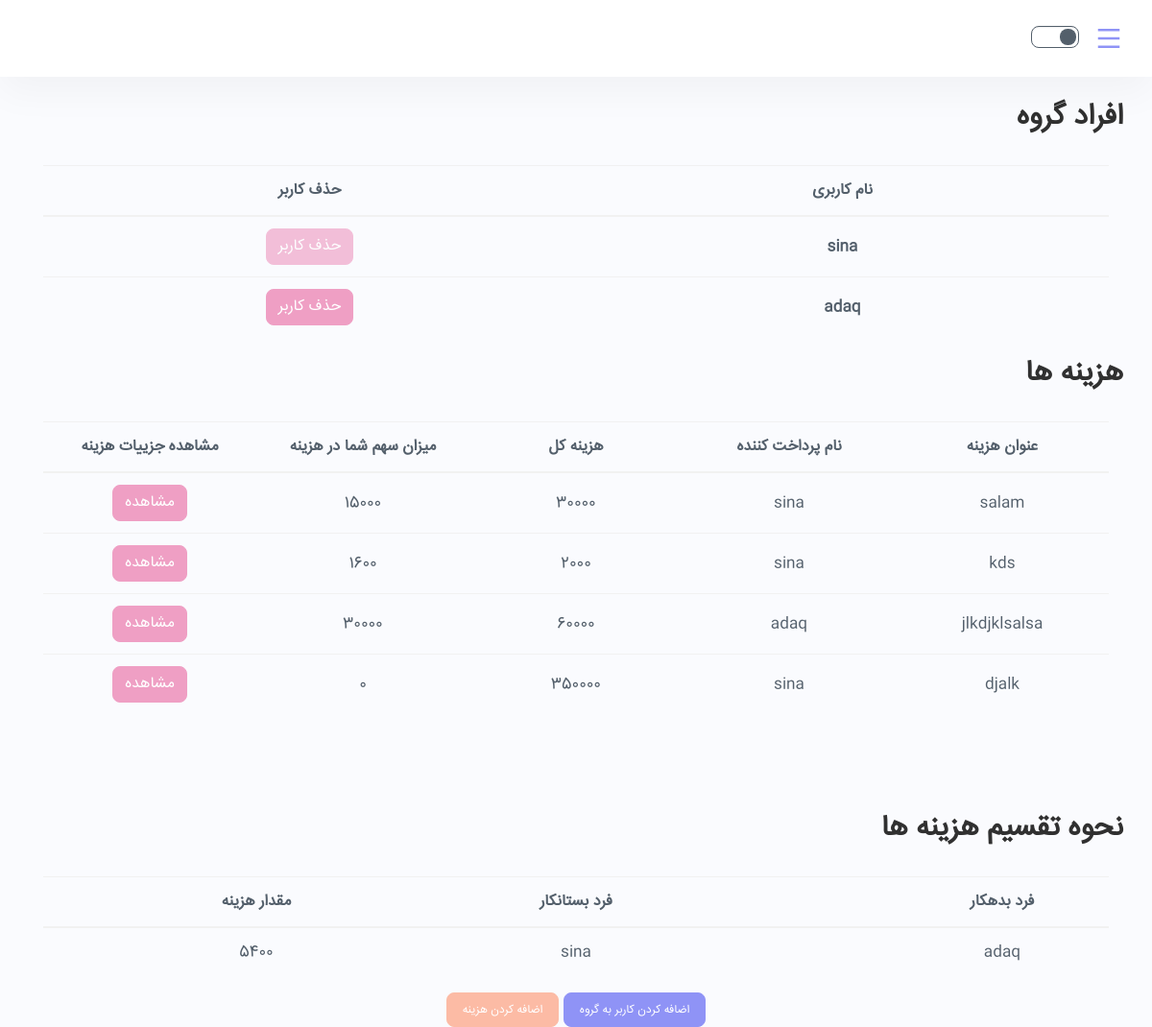
Screenshot of /groups/VHE3ZJYKB9/ (signed in) with the database file from the repository.
### DongLand/models.py (models this page shows, shortened)
class User(AbstractUser):
    phone_number = models.CharField(max_length=100)
    address = models.CharField(max_length=200)

class Expense(models.Model):
    main_payer = models.ForeignKey(User, on_delete=models.CASCADE, null=True,
                                   related_name='%(class)s_main_payer')
    bunch = models.ForeignKey(Bunch, on_delete=models.CASCADE, null=True,
                              related_name='%(class)s_bunch')
    subject = models.CharField(max_length=150, blank=True, null=True, verbose_name='subject')
    description = models.TextField(blank=True, unique=False, null=True, verbose_name='description')
    location = models.TextField(blank=True, unique=False, null=True, verbose_name='location')
    amount = models.FloatField(max_length=15, verbose_name="amount")
    date = models.CharField(max_length=20, blank=True, null=True, verbose_name='date')
    picture = models.ImageField(upload_to="images", blank=True, null=True, verbose_name='picture',
                                default="images/no_image.png")
    token_str = models.CharField(max_length=10, default=''.join(
        random.choice(string.ascii_uppercase + string.digits) for _ in range(10)))

### DongLand/views.py (the view)
# urls.py: path('groups/<group_name>/', views.group_details, name='group_details'),
@login_required(login_url='login_page')
def group_details(request, group_name):
    list(messages.get_messages(request))
    current_user = request.user
    group = Bunch.objects.get(token_str=group_name)
    group_users = list(group.users.all())
    expenses = list(Expense.objects.filter(bunch=group))
    amounts = []
    has_access = False
    for user in group_users:
        if current_user.username == user.username:
            has_access = True
            break
    if not has_access:
        return render(request, "bad_access.html")
    for expense in expenses:
        pay = list(Pay.objects.filter(expense=expense, payer=current_user))[0]
        amounts.append(int(pay.amount))
    num_of_users = len(list(group.users.all()))
    graph = [[0 for i in range(num_of_users)] for j in range(num_of_users)]
    expenses = list(Expense.objects.filter(bunch=group))
    for i in range(len(group_users)):
        print(group_users[i].username)
    for expense in expenses:
        for i in range(len(group_users)):
            pay = list(Pay.objects.filter(expense=expense, payer=group_users[i]))
            main_payer = expense.main_payer
            index_of_main_payer = None
            if main_payer.username == group_users[i].username:
                continue
            for j in range(len(group_users)):
                if main_payer.username == group_users[j].username:
                    index_of_main_payer = j
                    break
            if len(pay) != 0:
                amount = pay[0].amount
                graph[i][index_of_main_payer] += amount
    print(graph)
    result = (minCashFlow(graph))
    result = np.array(result)
    rows, cols = np.where(result != 0)
    print(result)
    debtors = []
    creditors = []
    amount_of_debt = []
    for i in range(len(rows)):
        debtors.append(group_users[rows[i]])
        creditors.append(group_users[cols[i]])
        amount_of_debt.append(int(result[rows[i]][cols[i]]))
    is_admin = False
    if group.creator.username == current_user.username:
        is_admin = True
    else:
        is_admin = False
    context = {"group_users": group_users,
               "group": group,
               "token": group_name,
               "amounts_and_expenses": list(zip(expenses, amounts)),
               "debtor_and_creditor": list(zip(debtors, creditors, amount_of_debt)),
               "is_admin": is_admin,
               "admin": group.creator}
    return render(request, "group_details.html", context)

### Utils/Algorithms/split_algorithm.py (called while the page is built)
def getMin(arr, N):
    minInd = 0
    for i in range(1, N):
        if (arr[i] < arr[minInd]):
            minInd = i
    return minInd

def getMax(arr, N):
    maxInd = 0
    for i in range(1, N):
        if (arr[i] > arr[maxInd]):
            maxInd = i
    return maxInd

def minOf2(x, y):
    return x if x < y else y

def minCashFlowRec(amount, N, final_graph):
    mxCredit = getMax(amount, N)
    mxDebit = getMin(amount, N)
    if (amount[mxCredit] == 0 and amount[mxDebit] == 0):
        return 0
    min = minOf2(-amount[mxDebit], amount[mxCredit])
    amount[mxCredit] -= min
    amount[mxDebit] += min
    final_graph[mxDebit][mxCredit] = min
    minCashFlowRec(amount, N, final_graph)

def minCashFlow(graph):
    N = len(graph)
    final_graph = [[0 for i in range(N)] for j in range(N)]
    amount = [0 for i in range(N)]
    for p in range(N):
        for i in range(N):
            amount[p] += (graph[i][p] - graph[p][i])
    minCashFlowRec(amount, N, final_graph)
    return final_graph

### templates/group_details.html (shortened to what this page needs)
{% extends "user_base.html" %}
{% load static %}
{% block content %}
    <div>
        <h2>
            افراد گروه
        </h2>
    </div>
    <br>
    <div class="container">
        <table class="table">
            <thead>
            <tr>
                <th scope="col" class="text-center" style="width: 50%">نام کاربری</th>
                <th scope="col" class="text-center" style="width: 50%">حذف کاربر</th>
            </tr>
            </thead>
            <tbody>
            {% for user in group_users %}
                <tr>
                    <th scope="row" class="text-center">{{ user.username }}</th>
                    <td class="text-center">
                        <a class="btn btn-danger text-center {% if not is_admin or user == admin %} disabled {% endif %}"
                           href="{% url 'remove_user' token user.username %}">حذف
                            کاربر</a>
                    </td>
                </tr>
            {% endfor %}
            </tbody>
        </table>
    </div>
    <div>
        <h2>
            هزینه ها
        </h2>
    </div>
    <br>
    {% if amounts_and_expenses|length == 0 %}
        <h5>هیچ هزینه ای تا به حال انجام نشده است</h5>
    {% else %}
        <div class="container">
            <table class="table">
                <thead>
                <tr>
                    <th scope="col" class="text-center" style="width: 20%">عنوان هزینه</th>
                    <th scope="col" class="text-center" style="width: 20%">نام پرداخت کننده</th>
                    <th scope="col" class="text-center" style="width: 20%">هزینه کل</th>
                    <th scope="col" class="text-center" style="width: 20%">میزان سهم شما در هزینه</th>
                    <th scope="col" class="text-center" style="width: 20%">مشاهده جزییات هزینه</th>
                </tr>
                </thead>
                <tbody>
                {% for expense, amount in amounts_and_expenses %}
                    <tr>
                        <td class="text-center">{{ expense.subject }}</td>
                        <td class="text-center">
                            {{ expense.main_payer }}
                        </td>
                        <td class="text-center">
                            {{ expense.amount.as_integer_ratio.0 }}
                        </td>
                        <td class="text-center">
                            {{ amount }}
                        </td>
                        <td class="text-center">
                            <a class="btn btn-danger text-center"
                               href="{% url 'expense_detail' expense.bunch.token_str expense.token_str %}">مشاهده</a>
                        </td>
                    </tr>
                {% endfor %}
                </tbody>
            </table>
        </div>
    {% endif %}
    <br>
    <br>
    <br>
    <div>
        <h2>
            نحوه تقسیم هزینه ها
        </h2>
    </div>
    <br>
    {% if debtor_and_creditor|length == 0 %}
        <h5>هیچ هزینه ای تا به حال انجام نشده است</h5>
    {% else %}
        <div class="container">
            <table class="table">
                <thead>
                <tr>
                    <th scope="col" class="text-center" style="width: 20%">فرد بدهکار</th>
                    <th scope="col" class="text-center" style="width: 20%"></th>
                    <th scope="col" class="text-center" style="width: 20%">فرد بستانکار</th>
                    <th scope="col" class="text-center" style="width: 40%">مقدار هزینه</th>
                </tr>
                </thead>
                <tbody>
                {% for debtor,creditor,amount in debtor_and_creditor %}
                    <tr>
                        <td class="text-center">{{ debtor.username }}</td>
                        <td class="text-center"><i class="fa fa-arrow-left" aria-hidden="true"></i></td>
                        <td class="text-center">{{ creditor.username }}</td>
                        <td class="text-center">{{ amount }}</td>
                    </tr>
                {% endfor %}
                </tbody>
            </table>
        </div>
    {% endif %}
    <div class="input-group justify-content-center">
        <div class="input-group-btn">
            <a type="button" class="btn btn-primary btn-lg" href="{% url 'add_users' group.token_str %}">اضافه کردن
                کاربر به گروه</a>
            <a type="button" class="btn btn-info btn-lg" href="{% url 'select_pay_method' token %}">اضافه کردن هزینه</a>
        </div>
    </div>
{% endblock %}

### rows the page displays
User: username "sina"
User: username "adaq", username "sina", amount "5400"
Expense: subject "salam", main_payer "sina", amount.as_integer_ratio.0 "30000", amount "15000"
Expense: subject "kds", main_payer "sina", amount.as_integer_ratio.0 "2000", amount "1600"
Expense: subject "jlkdjklsalsa", main_payer "adaq", amount.as_integer_ratio.0 "60000", amount "30000"
Expense: subject "djalk", main_payer "sina", amount.as_integer_ratio.0 "350000", amount "0"
